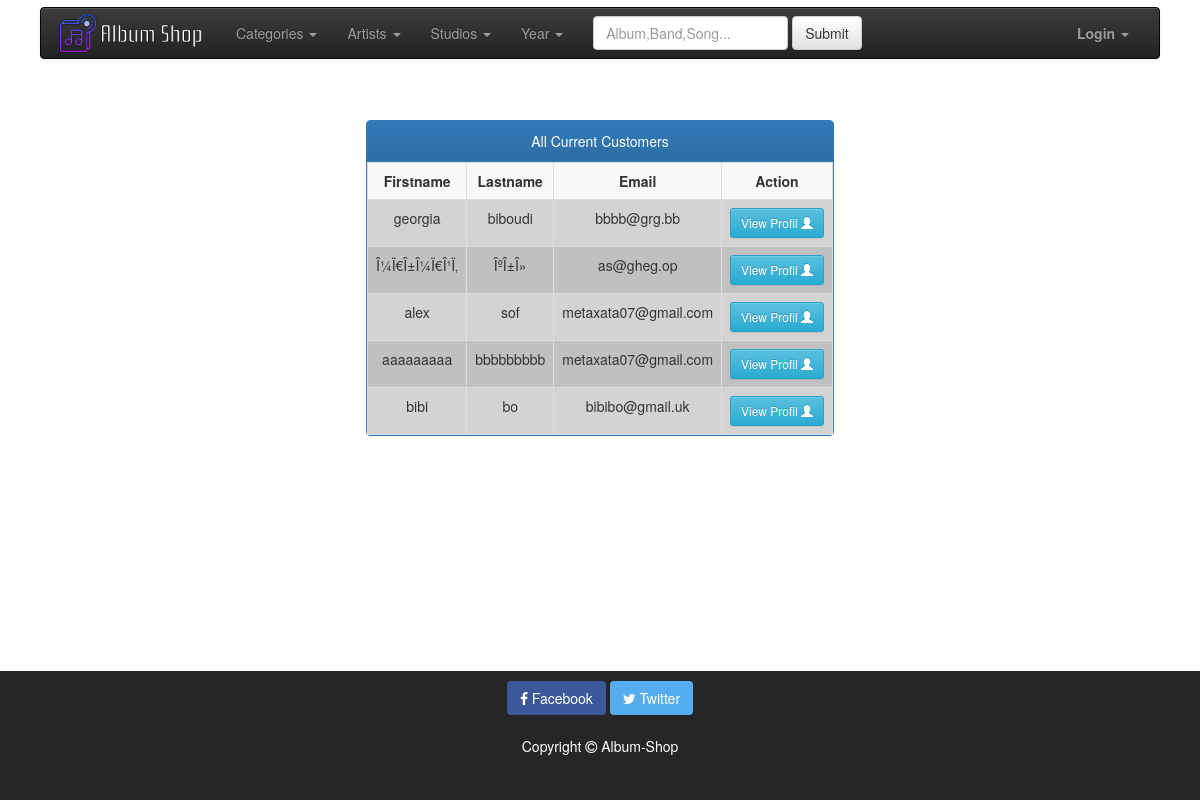
The page /customers.php on the database its author committed.
### tables this page shows
CREATE TABLE IF NOT EXISTS `customers` (
  `cust_id` int(11) NOT NULL,
  `cust_username` varchar(20) NOT NULL,
  `cust_password` varchar(20) NOT NULL,
  `cust_firstname` varchar(20) NOT NULL,
  `cust_lastname` varchar(20) NOT NULL,
  `cust_email` varchar(20) NOT NULL,
  `cust_card` varchar(20) NOT NULL,
  `cust_address` varchar(20) NOT NULL
);

### customers.php (the view, shortened to what this page needs)
<?php
  include("mysqli_connect.php");
?>
<!DOCTYPE html>
<html lang="en">
<?php include("header.php") ?>
<body>
<?php
  include("navbar.php");
?>
<div class="main">
<div class="row">
<div class="panel panel-primary ">
  <div class="panel-heading"><center>All Current Customers</center></div>
  <div class="table-responsive table-col-to-row">
    <table class="table table-hover table-bordered" >
      <thead>
        <tr>
          <th scope="col">Firstname</th>
          <th scope="col">Lastname</th>
          <th scope="col">Email</th>
          <th scope="col">Action</th>
        </tr>
      </thead>
      <tbody>
<?php
  $q="SELECT * FROM customers";
  $r=mysqli_query($con,$q);
  $n=mysqli_num_rows($r);
  if($n>0){
    for ($i=0; $i<$n ; $i++) {
      $rec=mysqli_fetch_array($r);
      $_SESSION["selected"]=$rec["cust_username"]; ?>
      <tr>
        <td data-label="Firstname"><?php echo $rec["cust_firstname"]; ?></td>
        <td data-label="Lastname"><?php echo $rec["cust_lastname"]; ?></td>
        <td data-label="Email"><?php echo $rec["cust_email"]; ?></td>
        <td data-label="Action">
          <form method="post" action="view_profil.php">
            <button type="submit" class="btn btn-sm btn-info" >View Profil <span class="glyphicon glyphicon-user"></span></button>
          </form>
        </td>
      </tr>
      <?php
    }
  }
?>
      </tbody>
    </table>
  </div>
</div>
</div>
</div>
<?php
  include("footer.php");
?>
</body>
</html>

### style.css (style rules this page uses)
body { background: url("./images/m7.jpg") no-repeat center center fixed; -webkit-background-size: cover; -moz-background-size: cover; -o-background-size: cover; background-size: cover; padding-top: 70px; display: flex; flex-direction: column; min-height: 100vh; width: 100%; }
html, body { height: 100%; margin: 0; }
form { padding: 0px; margin:0px; }
.main { position :relative; max-width: 1200px; margin-left: auto; margin-right: auto; margin-top: 50px; }
.panel { max-width: 1200px; }
tbody tr:nth-of-type(odd) { background: #D3D3D3; }
tbody tr:nth-of-type(even) { background: #C0C0C0; }
table ,th { text-align: center; }
table { border: 1px solid #ccc; border-collapse: collapse; margin: 0; padding: 0; width: 100%; }
table tr { background-color: #f8f8f8; border: 1px solid #ddd; padding: .35em; }
table th, table td { padding: .625em; text-align: center; }

### rows shown on the page
customers: cust_firstname "georgia", cust_lastname "biboudi", cust_email "bbbb@grg.bb"
customers: cust_firstname "Î¼Ï€Î±Î¼Ï€Î¹Ï‚", cust_lastname "ÎºÎ±Î»", cust_email "as@gheg.op"
customers: cust_firstname "alex", cust_lastname "sof", cust_email "metaxata07@gmail.com"
customers: cust_firstname "aaaaaaaaa", cust_lastname "bbbbbbbbb", cust_email "metaxata07@gmail.com"
customers: cust_firstname "bibi", cust_lastname "bo", cust_email "bibibo@gmail.uk"
